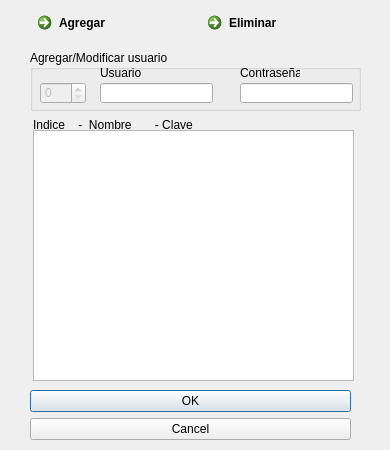
<?xml version="1.0" encoding="UTF-8"?>
<ui version="4.0">
 <class>formUser</class>
 <widget class="QDialog" name="formUser">
  <property name="windowModality">
   <enum>Qt::ApplicationModal</enum>
  </property>
  <property name="geometry">
   <rect>
    <x>0</x>
    <y>0</y>
    <width>390</width>
    <height>450</height>
   </rect>
  </property>
  <property name="minimumSize">
   <size>
    <width>390</width>
    <height>400</height>
   </size>
  </property>
  <property name="maximumSize">
   <size>
    <width>390</width>
    <height>450</height>
   </size>
  </property>
  <property name="windowTitle">
   <string>Administrar Usuarios</string>
  </property>
  <property name="windowIcon">
   <iconset resource="recursos.qrc">
    <normaloff>:/Resources/logo.png</normaloff>:/Resources/logo.png</iconset>
  </property>
  <widget class="QDialogButtonBox" name="buttonBox">
   <property name="geometry">
    <rect>
     <x>30</x>
     <y>390</y>
     <width>321</width>
     <height>56</height>
    </rect>
   </property>
   <property name="orientation">
    <enum>Qt::Vertical</enum>
   </property>
   <property name="standardButtons">
    <set>QDialogButtonBox::Cancel|QDialogButtonBox::Ok</set>
   </property>
  </widget>
  <widget class="QListWidget" name="ListaUsuarios">
   <property name="geometry">
    <rect>
     <x>33</x>
     <y>130</y>
     <width>321</width>
     <height>251</height>
    </rect>
   </property>
  </widget>
  <widget class="QLabel" name="label">
   <property name="geometry">
    <rect>
     <x>33</x>
     <y>114</y>
     <width>640</width>
     <height>21</height>
    </rect>
   </property>
   <property name="styleSheet">
    <string notr="true">font: 75 8pt &quot;MS Shell Dlg 2&quot;;</string>
   </property>
   <property name="text">
    <string>Indice    -  Nombre       - Clave</string>
   </property>
   <property name="alignment">
    <set>Qt::AlignLeading|Qt::AlignLeft|Qt::AlignVCenter</set>
   </property>
  </widget>
  <widget class="QCommandLinkButton" name="btnadd">
   <property name="geometry">
    <rect>
     <x>30</x>
     <y>5</y>
     <width>151</width>
     <height>41</height>
    </rect>
   </property>
   <property name="text">
    <string>Agregar</string>
   </property>
   <property name="icon">
    <iconset resource="recursos.qrc">
     <normaloff>:/Resources/add-user.png</normaloff>:/Resources/add-user.png</iconset>
   </property>
  </widget>
  <widget class="QCommandLinkButton" name="btndel">
   <property name="geometry">
    <rect>
     <x>200</x>
     <y>5</y>
     <width>151</width>
     <height>41</height>
    </rect>
   </property>
   <property name="layoutDirection">
    <enum>Qt::LeftToRight</enum>
   </property>
   <property name="text">
    <string>Eliminar</string>
   </property>
   <property name="icon">
    <iconset resource="recursos.qrc">
     <normaloff>:/Resources/delete-user.png</normaloff>:/Resources/delete-user.png</iconset>
   </property>
  </widget>
  <widget class="QGroupBox" name="groupBox">
   <property name="geometry">
    <rect>
     <x>30</x>
     <y>50</y>
     <width>331</width>
     <height>61</height>
    </rect>
   </property>
   <property name="title">
    <string>Agregar/Modificar usuario</string>
   </property>
   <widget class="QSpinBox" name="spinID">
    <property name="enabled">
     <bool>false</bool>
    </property>
    <property name="geometry">
     <rect>
      <x>10</x>
      <y>32</y>
      <width>46</width>
      <height>22</height>
     </rect>
    </property>
   </widget>
   <widget class="QLineEdit" name="TeKey">
    <property name="geometry">
     <rect>
      <x>210</x>
      <y>33</y>
      <width>113</width>
      <height>20</height>
     </rect>
    </property>
    <property name="maxLength">
     <number>10</number>
    </property>
    <property name="echoMode">
     <enum>QLineEdit::Password</enum>
    </property>
   </widget>
   <widget class="QLineEdit" name="TeName">
    <property name="geometry">
     <rect>
      <x>70</x>
      <y>33</y>
      <width>113</width>
      <height>20</height>
     </rect>
    </property>
    <property name="maxLength">
     <number>12</number>
    </property>
   </widget>
   <widget class="QLabel" name="label_2">
    <property name="geometry">
     <rect>
      <x>210</x>
      <y>17</y>
      <width>60</width>
      <height>12</height>
     </rect>
    </property>
    <property name="text">
     <string>Contraseña</string>
    </property>
   </widget>
   <widget class="QLabel" name="label_3">
    <property name="geometry">
     <rect>
      <x>70</x>
      <y>17</y>
      <width>60</width>
      <height>12</height>
     </rect>
    </property>
    <property name="text">
     <string>Usuario</string>
    </property>
   </widget>
  </widget>
  <zorder>label</zorder>
  <zorder>buttonBox</zorder>
  <zorder>ListaUsuarios</zorder>
  <zorder>btnadd</zorder>
  <zorder>btndel</zorder>
  <zorder>groupBox</zorder>
 </widget>
 <resources>
  <include location="recursos.qrc"/>
 </resources>
 <connections>
  <connection>
   <sender>buttonBox</sender>
   <signal>accepted()</signal>
   <receiver>formUser</receiver>
   <slot>accept()</slot>
   <hints>
    <hint type="sourcelabel">
     <x>248</x>
     <y>254</y>
    </hint>
    <hint type="destinationlabel">
     <x>157</x>
     <y>274</y>
    </hint>
   </hints>
  </connection>
  <connection>
   <sender>buttonBox</sender>
   <signal>rejected()</signal>
   <receiver>formUser</receiver>
   <slot>reject()</slot>
   <hints>
    <hint type="sourcelabel">
     <x>316</x>
     <y>260</y>
    </hint>
    <hint type="destinationlabel">
     <x>286</x>
     <y>274</y>
    </hint>
   </hints>
  </connection>
 </connections>
</ui>
